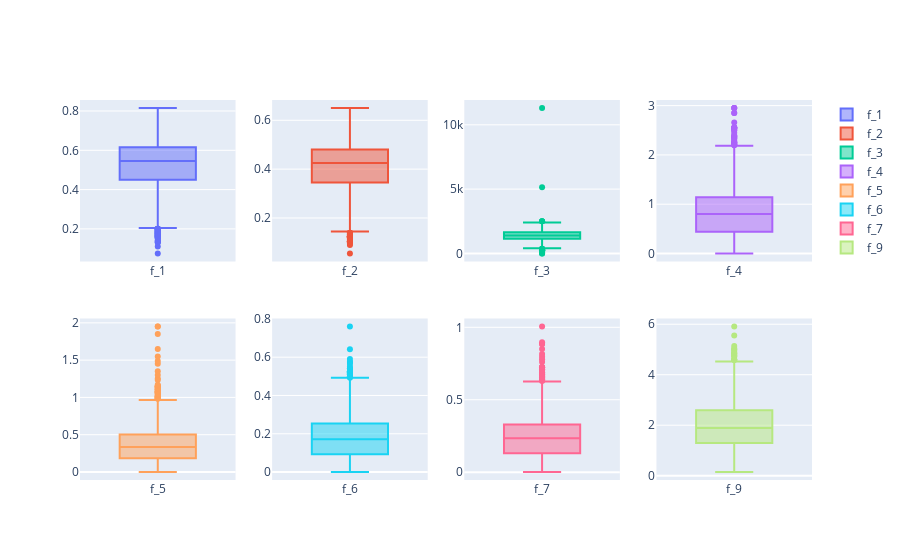

Notebook code cell kept with this figure:
### Markdown cell above
Before computing correlation and other outlier-sensitive analyses, we identify and remove most critical outliers from numerical features. From the boxplots below, we can see the only feature that has outliers above or below `3*IQR` (double distance of inner fences displayed in boxplots) is `f_3`, so we only remove outliers for this variable

### Code cell
# Boxplots
rows, cols = 2, 4
fig = make_subplots(rows=rows, cols=cols)
for idx in range(rows * cols):
    feature = numeric_features[idx]
    fig.add_trace(go.Box(y=data[feature], name=feature), row=idx // cols + 1, col=idx % cols + 1)
fig.show()

# Filter outliers for f_3
data = data[data["f_3"] < 3000]

### Figure 1 — Plotly figure (JSON) as saved in the notebook; plotly's stock layout.template omitted (floating-point values rounded to 4 significant figures; data arrays with more than 128 entries replaced by an {"elided": "..."} marker saying what was removed)
{"data": [{"name": "f_1", "type": "box", "xaxis": "x", "y": {"elided": "4178 float values"}, "yaxis": "y"}, {"name": "f_2", "type": "box", "xaxis": "x2", "y": {"elided": "4178 float values"}, "yaxis": "y2"}, {"name": "f_3", "type": "box", "xaxis": "x3", "y": {"elided": "4178 float values"}, "yaxis": "y3"}, {"name": "f_4", "type": "box", "xaxis": "x4", "y": {"elided": "4178 float values"}, "yaxis": "y4"}, {"name": "f_5", "type": "box", "xaxis": "x5", "y": {"elided": "4178 float values"}, "yaxis": "y5"}, {"name": "f_6", "type": "box", "xaxis": "x6", "y": {"elided": "4178 float values"}, "yaxis": "y6"}, {"name": "f_7", "type": "box", "xaxis": "x7", "y": {"elided": "4178 float values"}, "yaxis": "y7"}, {"name": "f_9", "type": "box", "xaxis": "x8", "y": {"elided": "4178 float values"}, "yaxis": "y8"}], "layout": {"xaxis": {"anchor": "y", "domain": [0, 0.2125]}, "xaxis2": {"anchor": "y2", "domain": [0.2625, 0.475]}, "xaxis3": {"anchor": "y3", "domain": [0.525, 0.7375]}, "xaxis4": {"anchor": "y4", "domain": [0.7875, 1]}, "xaxis5": {"anchor": "y5", "domain": [0, 0.2125]}, "xaxis6": {"anchor": "y6", "domain": [0.2625, 0.475]}, "xaxis7": {"anchor": "y7", "domain": [0.525, 0.7375]}, "xaxis8": {"anchor": "y8", "domain": [0.7875, 1]}, "yaxis": {"anchor": "x", "domain": [0.575, 1]}, "yaxis2": {"anchor": "x2", "domain": [0.575, 1]}, "yaxis3": {"anchor": "x3", "domain": [0.575, 1]}, "yaxis4": {"anchor": "x4", "domain": [0.575, 1]}, "yaxis5": {"anchor": "x5", "domain": [0, 0.425]}, "yaxis6": {"anchor": "x6", "domain": [0, 0.425]}, "yaxis7": {"anchor": "x7", "domain": [0, 0.425]}, "yaxis8": {"anchor": "x8", "domain": [0, 0.425]}}}
